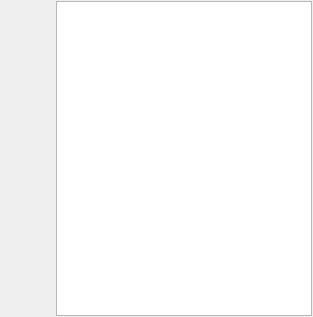
<?xml version="1.0" encoding="UTF-8"?>
<ui version="4.0">
 <class>AppMenu</class>
 <widget class="QWidget" name="AppMenu">
  <property name="geometry">
   <rect>
    <x>0</x>
    <y>0</y>
    <width>313</width>
    <height>317</height>
   </rect>
  </property>
  <property name="windowTitle">
   <string>Form</string>
  </property>
  <layout class="QGridLayout" name="gridLayout">
   <property name="leftMargin">
    <number>0</number>
   </property>
   <property name="topMargin">
    <number>1</number>
   </property>
   <property name="rightMargin">
    <number>1</number>
   </property>
   <property name="bottomMargin">
    <number>1</number>
   </property>
   <property name="spacing">
    <number>0</number>
   </property>
   <item row="6" column="0">
    <widget class="QToolButton" name="buttonAbout">
     <property name="icon">
      <iconset resource="resources/resources.qrc">
       <normaloff>:/images/actions/help-about.svg</normaloff>:/images/actions/help-about.svg</iconset>
     </property>
     <property name="iconSize">
      <size>
       <width>48</width>
       <height>48</height>
      </size>
     </property>
     <property name="autoRaise">
      <bool>true</bool>
     </property>
    </widget>
   </item>
   <item row="0" column="0">
    <widget class="QToolButton" name="buttonNew">
     <property name="icon">
      <iconset resource="resources/resources.qrc">
       <normaloff>:/images/actions/document-new.svg</normaloff>:/images/actions/document-new.svg</iconset>
     </property>
     <property name="iconSize">
      <size>
       <width>48</width>
       <height>48</height>
      </size>
     </property>
     <property name="shortcut">
      <string>Ctrl+S</string>
     </property>
     <property name="autoRaise">
      <bool>true</bool>
     </property>
    </widget>
   </item>
   <item row="2" column="0">
    <widget class="QToolButton" name="buttonClose">
     <property name="icon">
      <iconset resource="resources/resources.qrc">
       <normaloff>:/images/actions/document-close.svg</normaloff>:/images/actions/document-close.svg</iconset>
     </property>
     <property name="iconSize">
      <size>
       <width>48</width>
       <height>48</height>
      </size>
     </property>
     <property name="autoRaise">
      <bool>true</bool>
     </property>
    </widget>
   </item>
   <item row="1" column="0">
    <widget class="QToolButton" name="buttonOpen">
     <property name="icon">
      <iconset resource="resources/resources.qrc">
       <normaloff>:/images/actions/document-open.svg</normaloff>:/images/actions/document-open.svg</iconset>
     </property>
     <property name="iconSize">
      <size>
       <width>48</width>
       <height>48</height>
      </size>
     </property>
     <property name="autoRaise">
      <bool>true</bool>
     </property>
    </widget>
   </item>
   <item row="0" column="1" rowspan="7">
    <widget class="QListView" name="recentProjectList">
     <property name="editTriggers">
      <set>QAbstractItemView::NoEditTriggers</set>
     </property>
     <property name="alternatingRowColors">
      <bool>true</bool>
     </property>
     <property name="iconSize">
      <size>
       <width>22</width>
       <height>22</height>
      </size>
     </property>
    </widget>
   </item>
   <item row="4" column="0">
    <spacer name="verticalSpacer">
     <property name="orientation">
      <enum>Qt::Vertical</enum>
     </property>
     <property name="sizeHint" stdset="0">
      <size>
       <width>20</width>
       <height>40</height>
      </size>
     </property>
    </spacer>
   </item>
   <item row="5" column="0">
    <widget class="QToolButton" name="buttonConfig">
     <property name="icon">
      <iconset resource="resources/resources.qrc">
       <normaloff>:/images/actions/configure.svg</normaloff>:/images/actions/configure.svg</iconset>
     </property>
     <property name="iconSize">
      <size>
       <width>48</width>
       <height>48</height>
      </size>
     </property>
     <property name="autoRaise">
      <bool>true</bool>
     </property>
    </widget>
   </item>
  </layout>
 </widget>
 <resources>
  <include location="resources/resources.qrc"/>
 </resources>
 <connections/>
</ui>
